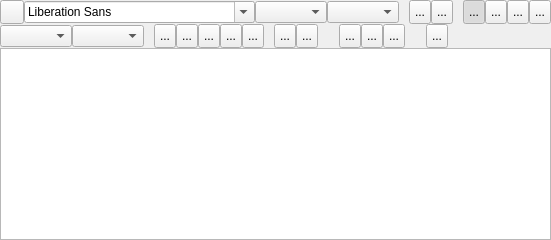
     <widget class="QWidget" name="TextTab">
      <attribute name="title">
       <string>Text</string>
      </attribute>
      <layout class="QVBoxLayout" name="verticalLayout_3">
       <property name="spacing">
        <number>0</number>
       </property>
       <property name="leftMargin">
        <number>0</number>
       </property>
       <property name="topMargin">
        <number>0</number>
       </property>
       <property name="rightMargin">
        <number>0</number>
       </property>
       <property name="bottomMargin">
        <number>0</number>
       </property>
       <item>
        <layout class="QHBoxLayout" name="horizontalLayout_2">
         <property name="spacing">
          <number>0</number>
         </property>
         <property name="leftMargin">
          <number>0</number>
         </property>
         <property name="topMargin">
          <number>0</number>
         </property>
         <property name="rightMargin">
          <number>0</number>
         </property>
         <property name="bottomMargin">
          <number>0</number>
         </property>
         <item>
          <widget class="QToolButton" name="TextStyleBT">
           <property name="minimumSize">
            <size>
             <width>24</width>
             <height>24</height>
            </size>
           </property>
           <property name="maximumSize">
            <size>
             <width>24</width>
             <height>24</height>
            </size>
           </property>
           <property name="toolTip">
            <string>Allows you to access the text styles menu.</string>
           </property>
           <property name="text">
            <string notr="true"/>
           </property>
           <property name="icon">
            <iconset>
             <normaloff>:/img/db_menu.png</normaloff>:/img/db_menu.png</iconset>
           </property>
           <property name="arrowType">
            <enum>Qt::NoArrow</enum>
           </property>
          </widget>
         </item>
         <item>
          <widget class="QFontComboBox" name="fontStyleCB">
           <property name="sizePolicy">
            <sizepolicy hsizetype="Preferred" vsizetype="Fixed">
             <horstretch>0</horstretch>
             <verstretch>0</verstretch>
            </sizepolicy>
           </property>
           <property name="toolTip">
            <string>Allows you to select the font to be used.
This setting applies to the current selection.</string>
           </property>
          </widget>
         </item>
         <item>
          <widget class="QComboBox" name="fontSize">
           <property name="sizePolicy">
            <sizepolicy hsizetype="Preferred" vsizetype="Fixed">
             <horstretch>0</horstretch>
             <verstretch>0</verstretch>
            </sizepolicy>
           </property>
           <property name="toolTip">
            <string>Allows you to select the font size.
This setting applies to the paragraphs of the current selection.</string>
           </property>
          </widget>
         </item>
         <item>
          <widget class="cCColorComboBox" name="FontColorCombo">
           <property name="sizePolicy">
            <sizepolicy hsizetype="Preferred" vsizetype="Fixed">
             <horstretch>0</horstretch>
             <verstretch>0</verstretch>
            </sizepolicy>
           </property>
           <property name="toolTip">
            <string>Allows you to select the font color.
This setting applies to the paragraphs of the current selection.</string>
           </property>
           <property name="editable">
            <bool>false</bool>
           </property>
          </widget>
         </item>
         <item>
          <widget class="QLabel" name="label_9">
           <property name="minimumSize">
            <size>
             <width>10</width>
             <height>0</height>
            </size>
           </property>
           <property name="maximumSize">
            <size>
             <width>10</width>
             <height>16777215</height>
            </size>
           </property>
           <property name="text">
            <string/>
           </property>
          </widget>
         </item>
         <item>
          <widget class="QToolButton" name="ListBt">
           <property name="minimumSize">
            <size>
             <width>22</width>
             <height>24</height>
            </size>
           </property>
           <property name="maximumSize">
            <size>
             <width>22</width>
             <height>24</height>
            </size>
           </property>
           <property name="toolTip">
            <string>Allows you to establish (or to remove) a bullet list. This setting applies to the paragraphs of the current selection.</string>
           </property>
           <property name="text">
            <string notr="true">...</string>
           </property>
           <property name="icon">
            <iconset>
             <normaloff>:/img/Text/text_list.png</normaloff>:/img/Text/text_list.png</iconset>
           </property>
           <property name="checkable">
            <bool>true</bool>
           </property>
           <property name="checked">
            <bool>false</bool>
           </property>
           <property name="autoExclusive">
            <bool>false</bool>
           </property>
          </widget>
         </item>
         <item>
          <widget class="QToolButton" name="ListNbrBt">
           <property name="minimumSize">
            <size>
             <width>22</width>
             <height>24</height>
            </size>
           </property>
           <property name="maximumSize">
            <size>
             <width>22</width>
             <height>24</height>
            </size>
           </property>
           <property name="toolTip">
            <string>Allows you to establish (or to remove) a numbered list. This setting applies to the paragraphs of the current selection.</string>
           </property>
           <property name="text">
            <string notr="true">...</string>
           </property>
           <property name="icon">
            <iconset>
             <normaloff>:/img/Text/text_list_nbr.png</normaloff>:/img/Text/text_list_nbr.png</iconset>
           </property>
           <property name="checkable">
            <bool>true</bool>
           </property>
           <property name="checked">
            <bool>false</bool>
           </property>
           <property name="autoExclusive">
            <bool>false</bool>
           </property>
          </widget>
         </item>
         <item>
          <widget class="QLabel" name="label_11">
           <property name="minimumSize">
            <size>
             <width>10</width>
             <height>0</height>
            </size>
           </property>
           <property name="maximumSize">
            <size>
             <width>10</width>
             <height>16777215</height>
            </size>
           </property>
           <property name="text">
            <string/>
           </property>
          </widget>
         </item>
         <item>
          <widget class="QToolButton" name="textLeft">
           <property name="minimumSize">
            <size>
             <width>22</width>
             <height>24</height>
            </size>
           </property>
           <property name="maximumSize">
            <size>
             <width>22</width>
             <height>24</height>
            </size>
           </property>
           <property name="toolTip">
            <string>Horizontal alignment: left. This setting applies to the paragraph in which the cursor is.</string>
           </property>
           <property name="text">
            <string notr="true">...</string>
           </property>
           <property name="icon">
            <iconset>
             <normaloff>:/img/Text/text_align_left.png</normaloff>:/img/Text/text_align_left.png</iconset>
           </property>
           <property name="checkable">
            <bool>true</bool>
           </property>
           <property name="checked">
            <bool>true</bool>
           </property>
           <property name="autoExclusive">
            <bool>true</bool>
           </property>
          </widget>
         </item>
         <item>
          <widget class="QToolButton" name="textJustif">
           <property name="minimumSize">
            <size>
             <width>22</width>
             <height>24</height>
            </size>
           </property>
           <property name="maximumSize">
            <size>
             <width>22</width>
             <height>24</height>
            </size>
           </property>
           <property name="toolTip">
            <string>Horizontal alignment: justified. This setting applies to the paragraph in which the cursor is.</string>
           </property>
           <property name="text">
            <string notr="true">...</string>
           </property>
           <property name="icon">
            <iconset>
             <normaloff>:/img/Text/text_align_justif.png</normaloff>:/img/Text/text_align_justif.png</iconset>
           </property>
           <property name="checkable">
            <bool>true</bool>
           </property>
           <property name="autoExclusive">
            <bool>true</bool>
           </property>
          </widget>
         </item>
         <item>
          <widget class="QToolButton" name="textCenter">
           <property name="minimumSize">
            <size>
             <width>22</width>
             <height>24</height>
            </size>
           </property>
           <property name="maximumSize">
            <size>
             <width>22</width>
             <height>24</height>
            </size>
           </property>
           <property name="toolTip">
            <string>Horizontal alignment: centered. This setting applies to the paragraph in which the cursor is.</string>
           </property>
           <property name="text">
            <string notr="true">...</string>
           </property>
           <property name="icon">
            <iconset>
             <normaloff>:/img/Text/text_align_center.png</normaloff>:/img/Text/text_align_center.png</iconset>
           </property>
           <property name="checkable">
            <bool>true</bool>
           </property>
           <property name="autoExclusive">
            <bool>true</bool>
           </property>
          </widget>
         </item>
         <item>
          <widget class="QToolButton" name="textRight">
           <property name="minimumSize">
            <size>
             <width>22</width>
             <height>24</height>
            </size>
           </property>
           <property name="maximumSize">
            <size>
             <width>22</width>
             <height>24</height>
            </size>
           </property>
           <property name="toolTip">
            <string>Horizontal alignment: right. This setting applies to the paragraph in which the cursor is.</string>
           </property>
           <property name="text">
            <string notr="true">...</string>
           </property>
           <property name="icon">
            <iconset>
             <normaloff>:/img/Text/text_align_right.png</normaloff>:/img/Text/text_align_right.png</iconset>
           </property>
           <property name="checkable">
            <bool>true</bool>
           </property>
           <property name="autoExclusive">
            <bool>true</bool>
           </property>
          </widget>
         </item>
         <item>
          <spacer name="horizontalSpacer_5">
           <property name="orientation">
            <enum>Qt::Horizontal</enum>
           </property>
           <property name="sizeHint" stdset="0">
            <size>
             <width>0</width>
             <height>20</height>
            </size>
           </property>
          </spacer>
         </item>
        </layout>
       </item>
       <item>
        <layout class="QHBoxLayout" name="horizontalLayout_6">
         <property name="spacing">
          <number>0</number>
         </property>
         <property name="leftMargin">
          <number>0</number>
         </property>
         <property name="topMargin">
          <number>0</number>
         </property>
         <property name="rightMargin">
          <number>0</number>
         </property>
         <property name="bottomMargin">
          <number>0</number>
         </property>
         <item>
          <widget class="QCustomComboBox" name="fontEffectCB">
           <property name="toolTip">
            <string>Allows you to select a font effect (outerline, shadow).
Remark: This setting applies to the block (to the whole text).</string>
           </property>
           <property name="sizeAdjustPolicy">
            <enum>QComboBox::AdjustToContents</enum>
           </property>
          </widget>
         </item>
         <item>
          <widget class="cCColorComboBox" name="StyleShadowColorCombo">
           <property name="sizePolicy">
            <sizepolicy hsizetype="Preferred" vsizetype="Fixed">
             <horstretch>0</horstretch>
             <verstretch>0</verstretch>
            </sizepolicy>
           </property>
           <property name="toolTip">
            <string>Allows you to select the outerline or shadow color.
Remark: This setting applies to the block (to the whole text).</string>
           </property>
          </widget>
         </item>
         <item>
          <widget class="QLabel" name="label_7">
           <property name="minimumSize">
            <size>
             <width>10</width>
             <height>0</height>
            </size>
           </property>
           <property name="maximumSize">
            <size>
             <width>10</width>
             <height>16777215</height>
            </size>
           </property>
           <property name="text">
            <string/>
           </property>
          </widget>
         </item>
         <item>
          <widget class="QToolButton" name="bold">
           <property name="minimumSize">
            <size>
             <width>22</width>
             <height>24</height>
            </size>
           </property>
           <property name="maximumSize">
            <size>
             <width>22</width>
             <height>24</height>
            </size>
           </property>
           <property name="toolTip">
            <string>Sets bold characters. This setting applies to the current selection.</string>
           </property>
           <property name="text">
            <string notr="true">...</string>
           </property>
           <property name="icon">
            <iconset>
             <normaloff>:/img/Text/text_bold.png</normaloff>:/img/Text/text_bold.png</iconset>
           </property>
           <property name="checkable">
            <bool>true</bool>
           </property>
           <property name="checked">
            <bool>false</bool>
           </property>
          </widget>
         </item>
         <item>
          <widget class="QToolButton" name="Italic">
           <property name="minimumSize">
            <size>
             <width>22</width>
             <height>24</height>
            </size>
           </property>
           <property name="maximumSize">
            <size>
             <width>22</width>
             <height>24</height>
            </size>
           </property>
           <property name="toolTip">
            <string>Sets characters to italics. This setting applies to the current selection.</string>
           </property>
           <property name="text">
            <string notr="true">...</string>
           </property>
           <property name="icon">
            <iconset>
             <normaloff>:/img/Text/text_italic.png</normaloff>:/img/Text/text_italic.png</iconset>
           </property>
           <property name="checkable">
            <bool>true</bool>
           </property>
          </widget>
         </item>
         <item>
          <widget class="QToolButton" name="Souligne">
           <property name="minimumSize">
            <size>
             <width>22</width>
             <height>24</height>
            </size>
           </property>
           <property name="maximumSize">
            <size>
             <width>22</width>
             <height>24</height>
            </size>
           </property>
           <property name="toolTip">
            <string>Underlines the characters. This setting applies to the current selection.</string>
           </property>
           <property name="text">
            <string notr="true">...</string>
           </property>
           <property name="icon">
            <iconset>
             <normaloff>:/img/Text/text_underline.png</normaloff>:/img/Text/text_underline.png</iconset>
           </property>
           <property name="checkable">
            <bool>true</bool>
           </property>
          </widget>
         </item>
         <item>
          <widget class="QToolButton" name="TextSuperBt">
           <property name="minimumSize">
            <size>
             <width>22</width>
             <height>24</height>
            </size>
           </property>
           <property name="maximumSize">
            <size>
             <width>22</width>
             <height>24</height>
            </size>
           </property>
           <property name="toolTip">
            <string>Puts the characters to super. This setting applies to the current selection.</string>
           </property>
           <property name="text">
            <string notr="true">...</string>
           </property>
           <property name="icon">
            <iconset>
             <normaloff>:/img/Text/text_super.png</normaloff>:/img/Text/text_super.png</iconset>
           </property>
           <property name="checkable">
            <bool>true</bool>
           </property>
          </widget>
         </item>
         <item>
          <widget class="QToolButton" name="TextSubBt">
           <property name="minimumSize">
            <size>
             <width>22</width>
             <height>24</height>
            </size>
           </property>
           <property name="maximumSize">
            <size>
             <width>22</width>
             <height>24</height>
            </size>
           </property>
           <property name="toolTip">
            <string>Puts the characters to sub. This setting applies to the current selection.</string>
           </property>
           <property name="text">
            <string notr="true">...</string>
           </property>
           <property name="icon">
            <iconset>
             <normaloff>:/img/Text/text_sub.png</normaloff>:/img/Text/text_sub.png</iconset>
           </property>
           <property name="checkable">
            <bool>true</bool>
           </property>
          </widget>
         </item>
         <item>
          <widget class="QLabel" name="label_8">
           <property name="minimumSize">
            <size>
             <width>10</width>
             <height>0</height>
            </size>
           </property>
           <property name="maximumSize">
            <size>
             <width>10</width>
             <height>16777215</height>
            </size>
           </property>
           <property name="text">
            <string/>
           </property>
          </widget>
         </item>
         <item>
          <widget class="QToolButton" name="IndentInBt">
           <property name="minimumSize">
            <size>
             <width>22</width>
             <height>24</height>
            </size>
           </property>
           <property name="maximumSize">
            <size>
             <width>22</width>
             <height>24</height>
            </size>
           </property>
           <property name="toolTip">
            <string>Move the paragraph of a notch towards the right (indent). This setting applies to the paragraph in which is the cursor.</string>
           </property>
           <property name="text">
            <string notr="true">...</string>
           </property>
           <property name="icon">
            <iconset>
             <normaloff>:/img/Text/text_indent_in.png</normaloff>:/img/Text/text_indent_in.png</iconset>
           </property>
           <property name="autoExclusive">
            <bool>false</bool>
           </property>
          </widget>
         </item>
         <item>
          <widget class="QToolButton" name="IndentOutBt">
           <property name="minimumSize">
            <size>
             <width>22</width>
             <height>24</height>
            </size>
           </property>
           <property name="maximumSize">
            <size>
             <width>22</width>
             <height>24</height>
            </size>
           </property>
           <property name="toolTip">
            <string>Move the paragraph of a notch towards the left (unindent). This setting applies to the paragraph in which is the cursor.</string>
           </property>
           <property name="text">
            <string notr="true">...</string>
           </property>
           <property name="icon">
            <iconset>
             <normaloff>:/img/Text/text_indent_out.png</normaloff>:/img/Text/text_indent_out.png</iconset>
           </property>
           <property name="autoExclusive">
            <bool>false</bool>
           </property>
          </widget>
         </item>
         <item>
          <widget class="QLabel" name="label_10">
           <property name="minimumSize">
            <size>
             <width>21</width>
             <height>0</height>
            </size>
           </property>
           <property name="maximumSize">
            <size>
             <width>21</width>
             <height>16777215</height>
            </size>
           </property>
           <property name="text">
            <string/>
           </property>
          </widget>
         </item>
         <item>
          <widget class="QToolButton" name="textUp">
           <property name="minimumSize">
            <size>
             <width>22</width>
             <height>24</height>
            </size>
           </property>
           <property name="maximumSize">
            <size>
             <width>22</width>
             <height>24</height>
            </size>
           </property>
           <property name="toolTip">
            <string>Vertical alignment: top. This setting applies to the block (to the whole text).</string>
           </property>
           <property name="text">
            <string notr="true">...</string>
           </property>
           <property name="icon">
            <iconset>
             <normaloff>:/img/Text/text_align_vup.png</normaloff>:/img/Text/text_align_vup.png</iconset>
           </property>
           <property name="checkable">
            <bool>true</bool>
           </property>
           <property name="autoExclusive">
            <bool>true</bool>
           </property>
          </widget>
         </item>
         <item>
          <widget class="QToolButton" name="textVCenter">
           <property name="minimumSize">
            <size>
             <width>22</width>
             <height>24</height>
            </size>
           </property>
           <property name="maximumSize">
            <size>
             <width>22</width>
             <height>24</height>
            </size>
           </property>
           <property name="toolTip">
            <string>Vertical alignment: middle. This setting applies to the block (to the whole text).</string>
           </property>
           <property name="text">
            <string notr="true">...</string>
           </property>
           <property name="icon">
            <iconset>
             <normaloff>:/img/Text/text_align_vcenter.png</normaloff>:/img/Text/text_align_vcenter.png</iconset>
           </property>
           <property name="checkable">
            <bool>true</bool>
           </property>
           <property name="autoExclusive">
            <bool>true</bool>
           </property>
          </widget>
         </item>
         <item>
          <widget class="QToolButton" name="textBottom">
           <property name="minimumSize">
            <size>
             <width>22</width>
             <height>24</height>
            </size>
           </property>
           <property name="maximumSize">
            <size>
             <width>22</width>
             <height>24</height>
            </size>
           </property>
           <property name="toolTip">
            <string>Vertical alignment: bottom. This setting applies to the block (to the whole text).</string>
           </property>
           <property name="text">
            <string notr="true">...</string>
           </property>
           <property name="icon">
            <iconset>
             <normaloff>:/img/Text/text_align_vbottom.png</normaloff>:/img/Text/text_align_vbottom.png</iconset>
           </property>
           <property name="checkable">
            <bool>true</bool>
           </property>
           <property name="checked">
            <bool>false</bool>
           </property>
           <property name="autoExclusive">
            <bool>true</bool>
           </property>
          </widget>
         </item>
         <item>
          <widget class="QLabel" name="label_12">
           <property name="minimumSize">
            <size>
             <width>21</width>
             <height>0</height>
            </size>
           </property>
           <property name="maximumSize">
            <size>
             <width>21</width>
             <height>16777215</height>
            </size>
           </property>
           <property name="text">
            <string/>
           </property>
          </widget>
         </item>
         <item>
          <widget class="QToolButton" name="InsTextVarBT">
           <property name="minimumSize">
            <size>
             <width>22</width>
             <height>24</height>
            </size>
           </property>
           <property name="maximumSize">
            <size>
             <width>22</width>
             <height>24</height>
            </size>
           </property>
           <property name="toolTip">
            <string>Insert a text variable</string>
           </property>
           <property name="text">
            <string notr="true">...</string>
           </property>
           <property name="icon">
            <iconset>
             <normaloff>:/img/Action_Wizard.png</normaloff>:/img/Action_Wizard.png</iconset>
           </property>
           <property name="checkable">
            <bool>true</bool>
           </property>
           <property name="checked">
            <bool>false</bool>
           </property>
           <property name="autoExclusive">
            <bool>true</bool>
           </property>
          </widget>
         </item>
         <item>
          <spacer name="horizontalSpacer_2">
           <property name="orientation">
            <enum>Qt::Horizontal</enum>
           </property>
           <property name="sizeHint" stdset="0">
            <size>
             <width>0</width>
             <height>20</height>
            </size>
           </property>
          </spacer>
         </item>
        </layout>
       </item>
       <item>
        <widget class="cCustomTextEdit" name="TextEdit">
         <property name="html">
          <string notr="true">&lt;!DOCTYPE HTML PUBLIC &quot;-//W3C//DTD HTML 4.0//EN&quot; &quot;http://www.w3.org/TR/REC-html40/strict.dtd&quot;&gt;
&lt;html&gt;&lt;head&gt;&lt;meta name=&quot;qrichtext&quot; content=&quot;1&quot; /&gt;&lt;style type=&quot;text/css&quot;&gt;
p, li { white-space: pre-wrap; }
&lt;/style&gt;&lt;/head&gt;&lt;body style=&quot; font-family:'Sans Serif'; font-size:9pt; font-weight:400; font-style:normal;&quot;&gt;
&lt;p style=&quot;-qt-paragraph-type:empty; margin-top:0px; margin-bottom:0px; margin-left:0px; margin-right:0px; -qt-block-indent:0; text-indent:0px;&quot;&gt;&lt;br /&gt;&lt;/p&gt;&lt;/body&gt;&lt;/html&gt;</string>
         </property>
        </widget>
       </item>
      </layout>
     </widget>
